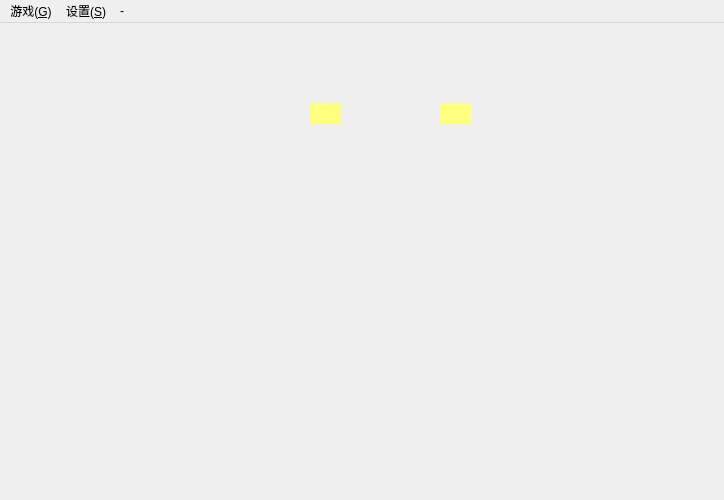
<?xml version="1.0" encoding="UTF-8"?>
<ui version="4.0">
 <class>Tetris</class>
 <widget class="QMainWindow" name="Tetris">
  <property name="enabled">
   <bool>true</bool>
  </property>
  <property name="geometry">
   <rect>
    <x>0</x>
    <y>0</y>
    <width>724</width>
    <height>500</height>
   </rect>
  </property>
  <property name="windowTitle">
   <string>Tetris</string>
  </property>
  <widget class="QWidget" name="centralWidget">
   <widget class="QLabel" name="label_scorel">
    <property name="geometry">
     <rect>
      <x>310</x>
      <y>80</y>
      <width>31</width>
      <height>21</height>
     </rect>
    </property>
    <property name="styleSheet">
     <string notr="true">color: rgb(0, 0, 255);
background-color: rgb(255, 255, 127);
font: 75 14pt &quot;楷体&quot;;</string>
    </property>
    <property name="text">
     <string/>
    </property>
    <property name="alignment">
     <set>Qt::AlignCenter</set>
    </property>
   </widget>
   <widget class="QLabel" name="label_scorel_2">
    <property name="geometry">
     <rect>
      <x>440</x>
      <y>80</y>
      <width>31</width>
      <height>21</height>
     </rect>
    </property>
    <property name="styleSheet">
     <string notr="true">color: rgb(0, 0, 255);
background-color: rgb(255, 255, 127);
font: 75 14pt &quot;楷体&quot;;</string>
    </property>
    <property name="text">
     <string/>
    </property>
    <property name="alignment">
     <set>Qt::AlignCenter</set>
    </property>
   </widget>
  </widget>
  <widget class="QMenuBar" name="menuBar">
   <property name="geometry">
    <rect>
     <x>0</x>
     <y>0</y>
     <width>724</width>
     <height>26</height>
    </rect>
   </property>
   <property name="focusPolicy">
    <enum>Qt::ClickFocus</enum>
   </property>
   <widget class="QMenu" name="menu_G">
    <property name="enabled">
     <bool>true</bool>
    </property>
    <property name="title">
     <string>游戏(&amp;G)</string>
    </property>
    <addaction name="action_start"/>
    <addaction name="action_pause"/>
    <addaction name="action_quit"/>
   </widget>
   <widget class="QMenu" name="menu_S">
    <property name="title">
     <string>设置(&amp;S)</string>
    </property>
    <addaction name="action_easy"/>
    <addaction name="action_middle"/>
    <addaction name="action_difficult"/>
    <addaction name="separator"/>
    <addaction name="action_classic"/>
    <addaction name="action_magic"/>
   </widget>
   <widget class="QMenu" name="menu_H">
    <property name="title">
     <string>-</string>
    </property>
    <addaction name="action_help"/>
    <addaction name="action_about"/>
   </widget>
   <addaction name="menu_G"/>
   <addaction name="menu_S"/>
   <addaction name="menu_H"/>
  </widget>
  <action name="action_start">
   <property name="text">
    <string>开始</string>
   </property>
  </action>
  <action name="action_pause">
   <property name="text">
    <string>暂停</string>
   </property>
  </action>
  <action name="action_quit">
   <property name="text">
    <string>退出</string>
   </property>
  </action>
  <action name="action_help">
   <property name="text">
    <string/>
   </property>
  </action>
  <action name="action_about">
   <property name="text">
    <string/>
   </property>
  </action>
  <action name="action_easy">
   <property name="text">
    <string>容易</string>
   </property>
  </action>
  <action name="action_middle">
   <property name="text">
    <string>中等</string>
   </property>
  </action>
  <action name="action_difficult">
   <property name="text">
    <string>高级</string>
   </property>
  </action>
  <action name="action_classic">
   <property name="text">
    <string/>
   </property>
  </action>
  <action name="action_magic">
   <property name="text">
    <string/>
   </property>
  </action>
 </widget>
 <layoutdefault spacing="6" margin="11"/>
 <resources/>
 <connections/>
</ui>
